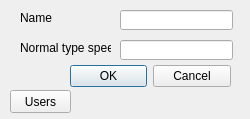
<?xml version="1.0" encoding="UTF-8"?>
<ui version="4.0">
 <class>GroupEditDialog</class>
 <widget class="QDialog" name="GroupEditDialog">
  <property name="geometry">
   <rect>
    <x>0</x>
    <y>0</y>
    <width>250</width>
    <height>119</height>
   </rect>
  </property>
  <property name="minimumSize">
   <size>
    <width>250</width>
    <height>119</height>
   </size>
  </property>
  <property name="maximumSize">
   <size>
    <width>250</width>
    <height>119</height>
   </size>
  </property>
  <property name="windowTitle">
   <string>Dialog</string>
  </property>
  <widget class="QDialogButtonBox" name="buttonBox">
   <property name="geometry">
    <rect>
     <x>70</x>
     <y>60</y>
     <width>161</width>
     <height>32</height>
    </rect>
   </property>
   <property name="orientation">
    <enum>Qt::Horizontal</enum>
   </property>
   <property name="standardButtons">
    <set>QDialogButtonBox::Cancel|QDialogButtonBox::Ok</set>
   </property>
  </widget>
  <widget class="QLineEdit" name="nameLE">
   <property name="geometry">
    <rect>
     <x>120</x>
     <y>10</y>
     <width>113</width>
     <height>20</height>
    </rect>
   </property>
  </widget>
  <widget class="QLabel" name="nameL">
   <property name="geometry">
    <rect>
     <x>20</x>
     <y>10</y>
     <width>91</width>
     <height>16</height>
    </rect>
   </property>
   <property name="text">
    <string>Name</string>
   </property>
  </widget>
  <widget class="QLabel" name="normalTypeSpeedL">
   <property name="geometry">
    <rect>
     <x>20</x>
     <y>40</y>
     <width>91</width>
     <height>16</height>
    </rect>
   </property>
   <property name="text">
    <string>Normal type speed</string>
   </property>
  </widget>
  <widget class="QLineEdit" name="normalTypeSpeedLE">
   <property name="geometry">
    <rect>
     <x>120</x>
     <y>40</y>
     <width>113</width>
     <height>20</height>
    </rect>
   </property>
  </widget>
  <widget class="QPushButton" name="usersPB">
   <property name="geometry">
    <rect>
     <x>10</x>
     <y>90</y>
     <width>61</width>
     <height>23</height>
    </rect>
   </property>
   <property name="text">
    <string>Users</string>
   </property>
  </widget>
 </widget>
 <resources/>
 <connections>
  <connection>
   <sender>buttonBox</sender>
   <signal>accepted()</signal>
   <receiver>GroupEditDialog</receiver>
   <slot>accept()</slot>
   <hints>
    <hint type="sourcelabel">
     <x>248</x>
     <y>254</y>
    </hint>
    <hint type="destinationlabel">
     <x>157</x>
     <y>274</y>
    </hint>
   </hints>
  </connection>
  <connection>
   <sender>buttonBox</sender>
   <signal>rejected()</signal>
   <receiver>GroupEditDialog</receiver>
   <slot>reject()</slot>
   <hints>
    <hint type="sourcelabel">
     <x>316</x>
     <y>260</y>
    </hint>
    <hint type="destinationlabel">
     <x>286</x>
     <y>274</y>
    </hint>
   </hints>
  </connection>
 </connections>
</ui>
